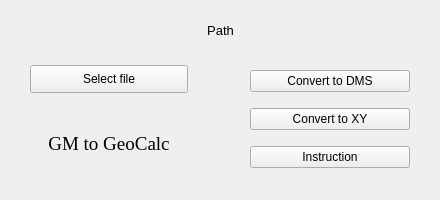
<?xml version="1.0" encoding="UTF-8"?>
<ui version="4.0">
 <class>Form</class>
 <widget class="QWidget" name="Form">
  <property name="geometry">
   <rect>
    <x>0</x>
    <y>0</y>
    <width>440</width>
    <height>200</height>
   </rect>
  </property>
  <property name="minimumSize">
   <size>
    <width>440</width>
    <height>200</height>
   </size>
  </property>
  <property name="maximumSize">
   <size>
    <width>440</width>
    <height>200</height>
   </size>
  </property>
  <property name="windowTitle">
   <string>Form</string>
  </property>
  <widget class="QPushButton" name="pushButton">
   <property name="geometry">
    <rect>
     <x>30</x>
     <y>65</y>
     <width>158</width>
     <height>28</height>
    </rect>
   </property>
   <property name="text">
    <string>Select file</string>
   </property>
  </widget>
  <widget class="QLabel" name="label">
   <property name="geometry">
    <rect>
     <x>0</x>
     <y>10</y>
     <width>441</width>
     <height>41</height>
    </rect>
   </property>
   <property name="font">
    <font>
     <pointsize>10</pointsize>
    </font>
   </property>
   <property name="text">
    <string>Path</string>
   </property>
   <property name="alignment">
    <set>Qt::AlignCenter</set>
   </property>
  </widget>
  <widget class="QLabel" name="label_2">
   <property name="geometry">
    <rect>
     <x>30</x>
     <y>130</y>
     <width>158</width>
     <height>28</height>
    </rect>
   </property>
   <property name="font">
    <font>
     <family>Times New Roman</family>
     <pointsize>14</pointsize>
    </font>
   </property>
   <property name="text">
    <string>GM to GeoCalc</string>
   </property>
   <property name="alignment">
    <set>Qt::AlignCenter</set>
   </property>
  </widget>
  <widget class="QWidget" name="verticalLayoutWidget">
   <property name="geometry">
    <rect>
     <x>250</x>
     <y>60</y>
     <width>160</width>
     <height>121</height>
    </rect>
   </property>
   <layout class="QVBoxLayout" name="verticalLayout">
    <item>
     <widget class="QPushButton" name="pushButton_2">
      <property name="text">
       <string>Convert to DMS</string>
      </property>
     </widget>
    </item>
    <item>
     <widget class="QPushButton" name="pushButton_4">
      <property name="text">
       <string>Convert to XY</string>
      </property>
     </widget>
    </item>
    <item>
     <widget class="QPushButton" name="pushButton_3">
      <property name="text">
       <string>Instruction</string>
      </property>
     </widget>
    </item>
   </layout>
  </widget>
 </widget>
 <resources/>
 <connections/>
</ui>
